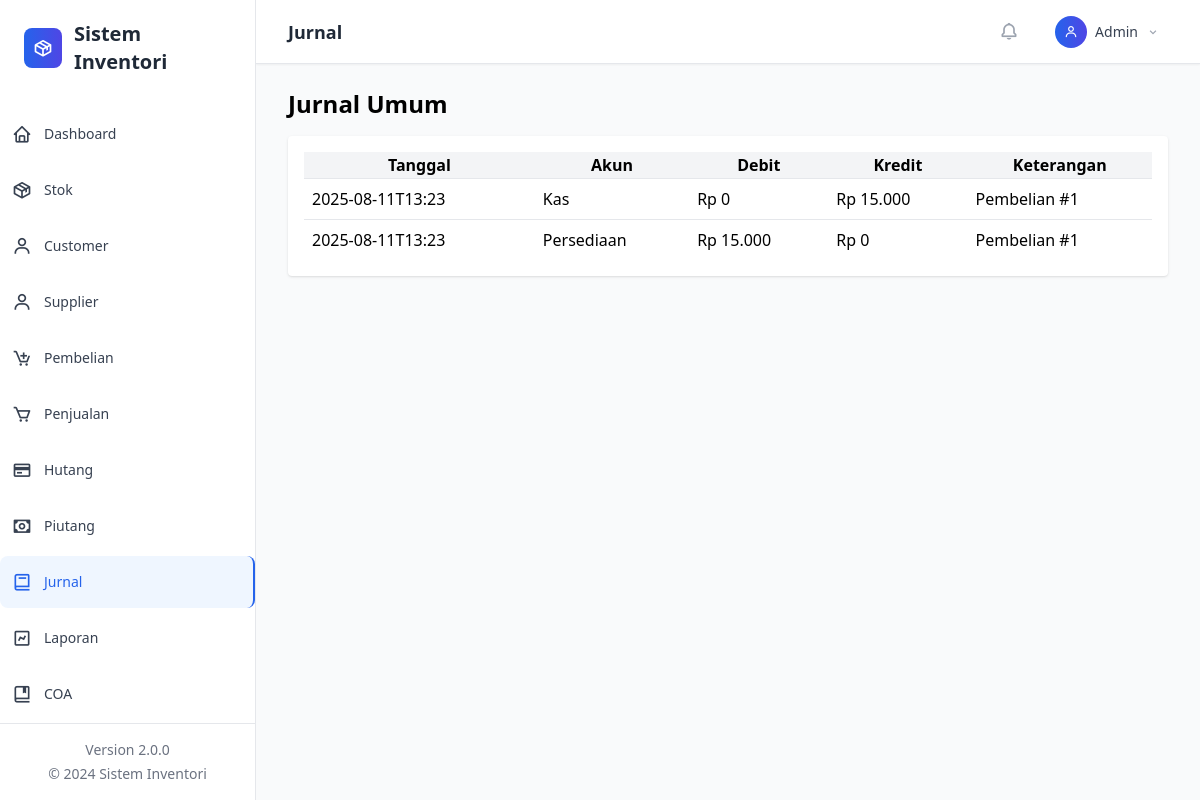
The app's page /?page=jurnal, older data.
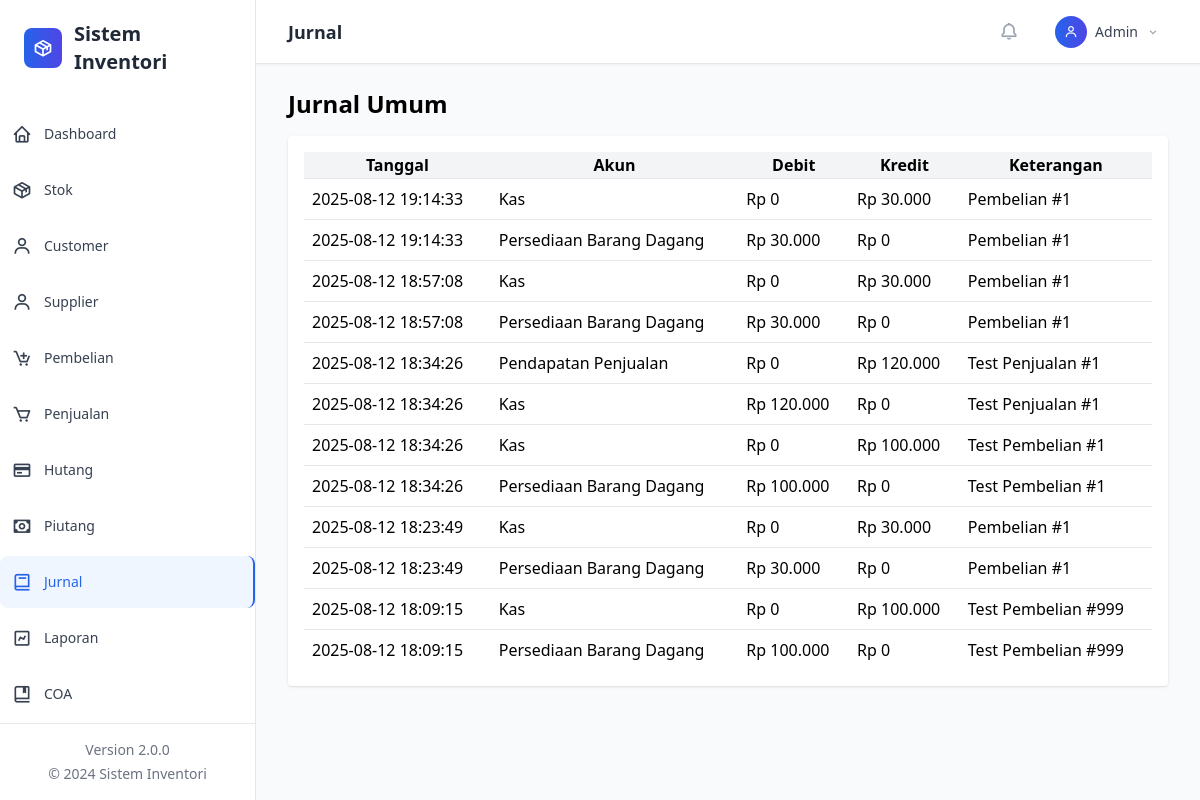
The same page, newer data.
### tables this page shows
CREATE TABLE jurnal (id INTEGER PRIMARY KEY AUTOINCREMENT, tanggal TEXT, akun TEXT, debit INTEGER DEFAULT 0, kredit INTEGER DEFAULT 0, keterangan TEXT, coa_kode TEXT);

### classes/Database.php (called while the page is built, shortened)
<?php
class Database {
    private $pdo;
    private static $instance = null;
    private function __construct() {
        try {
            $this->pdo = new PDO('sqlite:' . DB_FILE);
            $this->pdo->setAttribute(PDO::ATTR_ERRMODE, PDO::ERRMODE_EXCEPTION);
            $this->pdo->exec('PRAGMA foreign_keys = ON;');
            $this->initializeTables();
        } catch (Exception $e) {
            if (DEBUG_MODE) {
                die('Database Error: ' . $e->getMessage());
            } else {
                die('Database connection failed. Please contact administrator.');
            }
        }
    }
    public static function getInstance() {
        if (self::$instance === null) {
            self::$instance = new self();
        }
        return self::$instance;
    }
    private function initializeTables() {
        if (file_exists(INIT_SQL)) {
            $sql = file_get_contents(INIT_SQL);
            $stmts = array_filter(array_map('trim', explode(';', $sql)));
            foreach ($stmts as $stmt) {
                if ($stmt) {
                    $this->pdo->exec($stmt);
                }
            }
        }
        $this->createProfileTable();
    }
    private function createProfileTable() {
        $sql = "CREATE TABLE IF NOT EXISTS profil_perusahaan (
            id INTEGER PRIMARY KEY AUTOINCREMENT,
            nama_perusahaan TEXT NOT NULL,
            alamat TEXT,
            telepon TEXT,
            email TEXT,
            website TEXT,
            logo TEXT,
            npwp TEXT,
            created_at DATETIME DEFAULT CURRENT_TIMESTAMP,
            updated_at DATETIME DEFAULT CURRENT_TIMESTAMP
        )";
        $this->pdo->exec($sql);
        $stmt = $this->pdo->prepare("SELECT COUNT(*) FROM profil_perusahaan");
        $stmt->execute();
    }
    public function query($sql, $params = []) {
        try {
            $stmt = $this->pdo->prepare($sql);
            $stmt->execute($params);
            return $stmt;
        } catch (Exception $e) {
            if (DEBUG_MODE) {
                throw new Exception('Query Error: ' . $e->getMessage());
            } else {
                throw new Exception('Database operation failed.');
            }
        }
    }
}
?>

### classes/Helper.php (called while the page is built, shortened)
<?php
class Helper {
    public static function formatMoney($amount) {
        return 'Rp ' . number_format($amount, 0, ',', '.');
    }
}
?>

### views/jurnal/index.php (the view)
<h1 class="text-2xl font-bold mb-4">Jurnal Umum</h1>
<div class="bg-white p-4 shadow rounded">
  <table class="w-full table-auto">
    <thead class="bg-gray-100"><tr><th>Tanggal</th><th>Akun</th><th>Debit</th><th>Kredit</th><th>Keterangan</th></tr></thead>
    <tbody>
      <?php $rows = $db->query('SELECT * FROM jurnal ORDER BY id DESC LIMIT 200')->fetchAll(PDO::FETCH_ASSOC);
      foreach($rows as $r) echo '<tr class="border-t"><td class="p-2">'.$r['tanggal'].'</td><td class="p-2">'.$r['akun'].'</td><td class="p-2">'.Helper::formatMoney($r['debit']).'</td><td class="p-2">'.Helper::formatMoney($r['kredit']).'</td><td class="p-2">'.$r['keterangan'].'</td></tr>';
      ?>
    </tbody>
  </table>
</div>

Row changes from the older to the newer data that the page shows:
added jurnal: tanggal "2025-08-12 19:14:33", akun "Kas", debit "Rp 0", kredit "Rp 30.000", keterangan "Pembelian #1"
added jurnal: tanggal "2025-08-12 19:14:33", akun "Persediaan Barang Dagang", debit "Rp 30.000", kredit "Rp 0", keterangan "Pembelian #1"
added jurnal: tanggal "2025-08-12 18:57:08", akun "Kas", debit "Rp 0", kredit "Rp 30.000", keterangan "Pembelian #1"
added jurnal: tanggal "2025-08-12 18:57:08", akun "Persediaan Barang Dagang", debit "Rp 30.000", kredit "Rp 0", keterangan "Pembelian #1"
added jurnal: tanggal "2025-08-12 18:34:26", akun "Pendapatan Penjualan", debit "Rp 0", kredit "Rp 120.000", keterangan "Test Penjualan #1"
added jurnal: tanggal "2025-08-12 18:34:26", akun "Kas", debit "Rp 120.000", kredit "Rp 0", keterangan "Test Penjualan #1"
added jurnal: tanggal "2025-08-12 18:34:26", akun "Kas", debit "Rp 0", kredit "Rp 100.000", keterangan "Test Pembelian #1"
added jurnal: tanggal "2025-08-12 18:34:26", akun "Persediaan Barang Dagang", debit "Rp 100.000", kredit "Rp 0", keterangan "Test Pembelian #1"
added jurnal: tanggal "2025-08-12 18:23:49", akun "Kas", debit "Rp 0", kredit "Rp 30.000", keterangan "Pembelian #1"
added jurnal: tanggal "2025-08-12 18:23:49", akun "Persediaan Barang Dagang", debit "Rp 30.000", kredit "Rp 0", keterangan "Pembelian #1"
changed jurnal (number 11 of 12 on the later page): tanggal "2025-08-11T13:23" → "2025-08-12 18:09:15"; kredit "Rp 15.000" → "Rp 100.000"; keterangan "Pembelian #1" → "Test Pembelian #999"
changed jurnal (number 12 of 12 on the later page): tanggal "2025-08-11T13:23" → "2025-08-12 18:09:15"; akun "Persediaan" → "Persediaan Barang Dagang"; debit "Rp 15.000" → "Rp 100.000"; keterangan "Pembelian #1" → "Test Pembelian #999"
